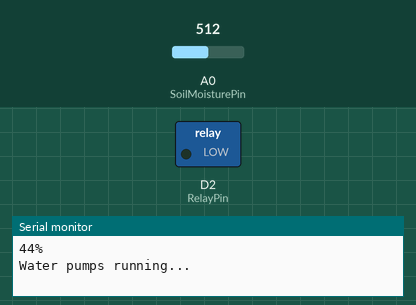
Bench run of a sketch on a simulated ESP8266 (NodeMCU). On the bench: switched loads named in the sketch (green lamp = pin HIGH), the last lines printed to the serial monitor. The test bench sets the inputs (shaded band); at power-on: A0 (SoilMoisturePin) = 512.

Above: at 0.1 s.
At 70.1 s:
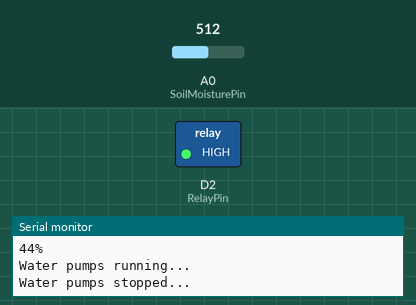
Timing chart, 0 to 71.6 s (numbered marks = the images above):
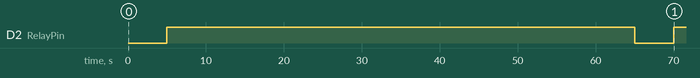

Measured:
- by itself, D2 (RelayPin): LOW → HIGH at 5.0 s, → LOW 60.0 s later, → HIGH 5.0 s later

The sketch:

sketch_aug23b.ino
```cpp
const int AirValue = 640; // you might need to calibrate this number, instruction is down below
const int WaterValue = 353; // you might need to calibrate this number, instruction is down below
const int DrySoilMoisturePercentage = 50;
const int SoilMoisturePin = A0;
const int RelayPin = D2;
int soilMoistureValue = 0;
int soilmoisturepercent = 0;

void setup() {
  Serial.begin(115200);
  pinMode(SoilMoisturePin, INPUT);
  pinMode(RelayPin, OUTPUT);
  digitalWrite(RelayPin, HIGH);
}

void loop() {
  soilMoistureValue = analogRead(SoilMoisturePin);
  soilmoisturepercent = map(soilMoistureValue, AirValue, WaterValue, 0, 100);
  Serial.print(soilmoisturepercent);
  Serial.println("%");
  if (soilmoisturepercent <= DrySoilMoisturePercentage) {
    Serial.println("Water pumps running...");
    digitalWrite(RelayPin, LOW);
    delay(5000);
  }
  Serial.println("Water pumps stopped...");
  digitalWrite(RelayPin, HIGH);
  delay(60000);
}
```
